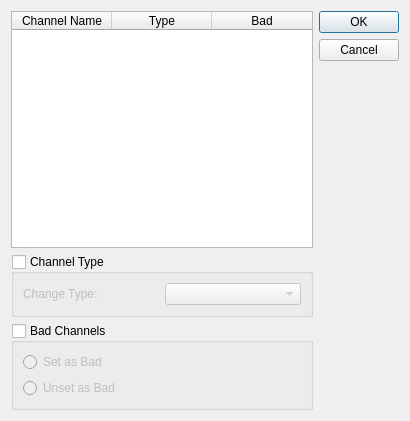
<?xml version="1.0" encoding="UTF-8"?>
<ui version="4.0">
 <class>Dialog</class>
 <widget class="QDialog" name="Dialog">
  <property name="geometry">
   <rect>
    <x>0</x>
    <y>0</y>
    <width>410</width>
    <height>421</height>
   </rect>
  </property>
  <property name="windowTitle">
   <string>Dialog</string>
  </property>
  <layout class="QGridLayout" name="gridLayout_3">
   <item row="0" column="0">
    <layout class="QVBoxLayout" name="verticalLayout">
     <item>
      <widget class="QTableWidget" name="tableWidget">
       <property name="selectionMode">
        <enum>QAbstractItemView::NoSelection</enum>
       </property>
       <column>
        <property name="text">
         <string>Channel Name</string>
        </property>
       </column>
       <column>
        <property name="text">
         <string>Type</string>
        </property>
       </column>
       <column>
        <property name="text">
         <string>Bad</string>
        </property>
       </column>
      </widget>
     </item>
     <item>
      <widget class="QGroupBox" name="channelTypeGroupBox">
       <property name="title">
        <string>Channel Type</string>
       </property>
       <property name="checkable">
        <bool>true</bool>
       </property>
       <property name="checked">
        <bool>false</bool>
       </property>
       <layout class="QGridLayout" name="gridLayout">
        <item row="0" column="0">
         <layout class="QHBoxLayout" name="horizontalLayout">
          <item>
           <widget class="QLabel" name="label">
            <property name="text">
             <string>Change Type: </string>
            </property>
           </widget>
          </item>
          <item>
           <widget class="QComboBox" name="channelTypeComboBox"/>
          </item>
         </layout>
        </item>
       </layout>
      </widget>
     </item>
     <item>
      <widget class="QGroupBox" name="badChannelGroupBox">
       <property name="title">
        <string>Bad Channels</string>
       </property>
       <property name="checkable">
        <bool>true</bool>
       </property>
       <property name="checked">
        <bool>false</bool>
       </property>
       <layout class="QGridLayout" name="gridLayout_2">
        <item row="0" column="0">
         <widget class="QRadioButton" name="setBadButton">
          <property name="text">
           <string>Set as Bad</string>
          </property>
         </widget>
        </item>
        <item row="1" column="0">
         <widget class="QRadioButton" name="setNotBadButton">
          <property name="text">
           <string>Unset as Bad</string>
          </property>
         </widget>
        </item>
       </layout>
      </widget>
     </item>
    </layout>
   </item>
   <item row="0" column="1">
    <widget class="QDialogButtonBox" name="buttonBox">
     <property name="orientation">
      <enum>Qt::Vertical</enum>
     </property>
     <property name="standardButtons">
      <set>QDialogButtonBox::Cancel|QDialogButtonBox::Ok</set>
     </property>
    </widget>
   </item>
  </layout>
 </widget>
 <resources/>
 <connections>
  <connection>
   <sender>buttonBox</sender>
   <signal>accepted()</signal>
   <receiver>Dialog</receiver>
   <slot>accept()</slot>
   <hints>
    <hint type="sourcelabel">
     <x>248</x>
     <y>254</y>
    </hint>
    <hint type="destinationlabel">
     <x>157</x>
     <y>274</y>
    </hint>
   </hints>
  </connection>
  <connection>
   <sender>buttonBox</sender>
   <signal>rejected()</signal>
   <receiver>Dialog</receiver>
   <slot>reject()</slot>
   <hints>
    <hint type="sourcelabel">
     <x>316</x>
     <y>260</y>
    </hint>
    <hint type="destinationlabel">
     <x>286</x>
     <y>274</y>
    </hint>
   </hints>
  </connection>
 </connections>
</ui>
